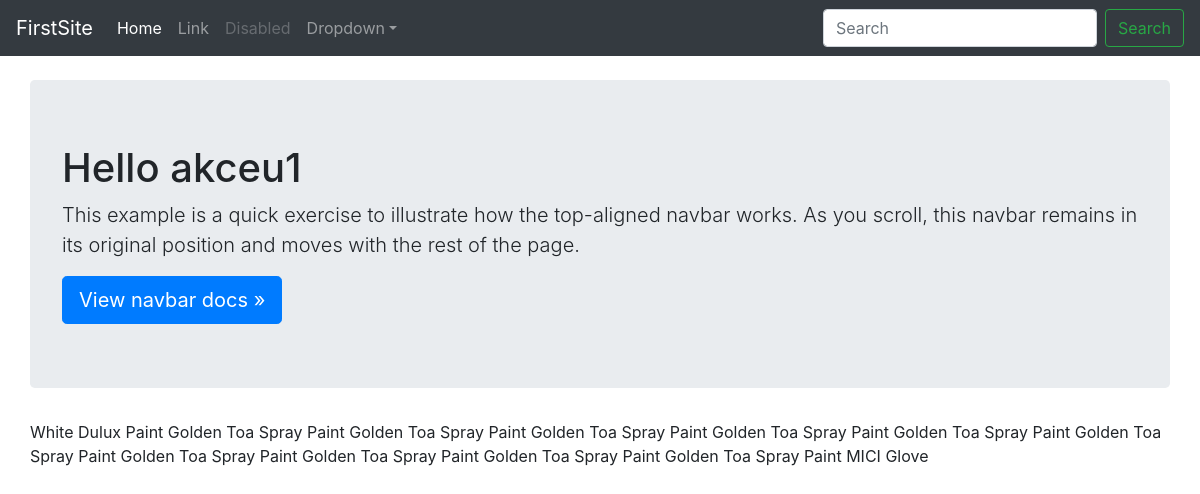
The app's page / (signed in) with its own data.
### products/models.py (models this page shows, shortened)
class Product(models.Model):
    title = models.CharField(max_length=120)
    description = models.TextField(null=True, blank=True)
    price = models.DecimalField(max_digits=100, decimal_places=2, default=29.99)
    sale_price = models.DecimalField(max_digits=100, decimal_places=2, null=True, blank=True)
    slug = models.SlugField()
    timestamp = models.DateTimeField(auto_now=False, auto_now_add=True)
    updated = models.DateTimeField(auto_now=True, auto_now_add=False)
    active = models.BooleanField(default=True)

### products/views.py (the view)
# urls.py: path('', home_view, name="home"),
def home_view(request):
    products = Product.objects.all()
    username = request.user
    context = {
        'products': products,
        'username': username,
    }
    template = 'products/home.html'
    return render(request, template, context)

### templates/products/home.html (shortened to what this page needs)
{% extends 'base.html' %}
{% block jumbotron %}
<main role="main" class="container">
    <div class="jumbotron row">
        <h1>Hello {{ username }}</h1>
        <p class="lead">This example is a quick exercise to illustrate how the top-aligned navbar works. As you
            scroll, this navbar remains in its original position and moves with the rest of the page.</p>
        <a class="btn btn-lg btn-primary" href="https://getbootstrap.com/docs/4.4/components/navbar/" role="button">View
            navbar docs
            &raquo;</a>
    </div>
</main>
{% endblock jumbotron %}
{% block content %}
<main class="container">
    <div class="row">
        {% for product in products %}
        {{ product.title }}
    {% endfor %}
</main>
{% endblock %}

### records on screen
Product: title "White Dulux Paint"
Product: title "Golden Toa Spray Paint"
Product: title "Golden Toa Spray Paint"
Product: title "Golden Toa Spray Paint"
Product: title "Golden Toa Spray Paint"
Product: title "Golden Toa Spray Paint"
Product: title "Golden Toa Spray Paint"
Product: title "Golden Toa Spray Paint"
Product: title "Golden Toa Spray Paint"
Product: title "Golden Toa Spray Paint"
Product: title "Golden Toa Spray Paint"
Product: title "MICI Glove"

### other values on screen
{{ username }} "akceu1"
